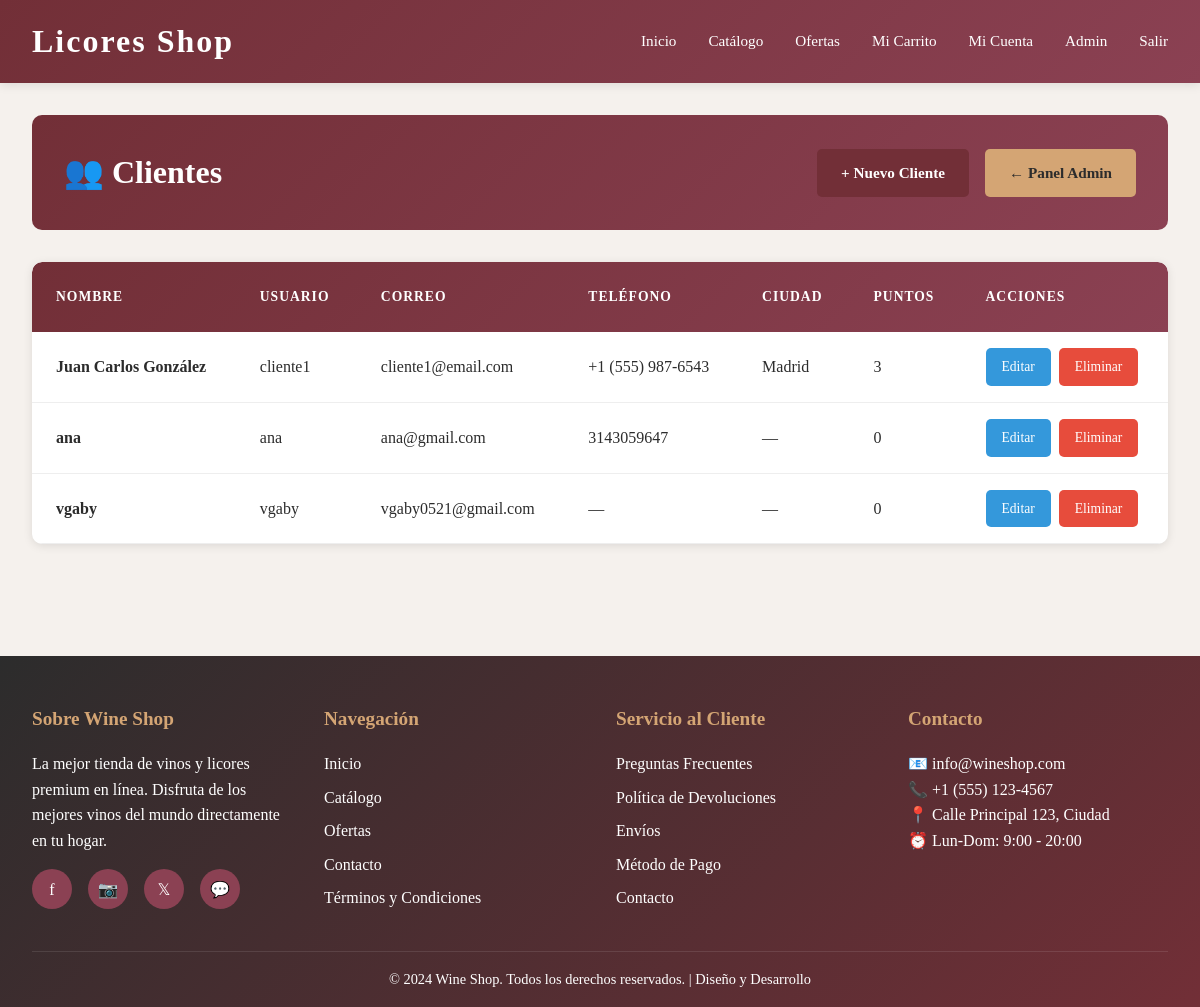
Screenshot of /clientes/ (signed in) with the database file from the repository.
### shop/models.py (models this page shows, shortened)
class Perfil(models.Model):
    TIPOS_USUARIO = [
        ('cliente', 'Cliente'),
        ('proveedor', 'Proveedor'),
        ('admin', 'Administrador'),
    ]
    usuario = models.OneToOneField(User, on_delete=models.CASCADE, related_name='perfil')
    nombre_completo = models.CharField(max_length=200)
    telefono = models.CharField(max_length=20, blank=True)
    direccion = models.TextField(blank=True)
    ciudad = models.CharField(max_length=100, blank=True)
    puntos_recompensa = models.IntegerField(default=0, validators=[MinValueValidator(0)])
    tipo_usuario = models.CharField(max_length=20, choices=TIPOS_USUARIO, default='cliente')
    fecha_registro = models.DateTimeField(auto_now_add=True)

### shop/views.py (the view)
# urls.py: path('clientes/', views.clientes_list, name='clientes_list'),
@admin_required
def clientes_list(request):
    perfiles = Perfil.objects.filter(tipo_usuario='cliente').select_related('usuario').order_by('nombre_completo')
    context = {'clientes': perfiles}
    return render(request, 'crud/clientes_list.html', context)

### shop/views.py (called while the page is built)
def admin_required(view_func):
    @wraps(view_func)
    def wrapper(request, *args, **kwargs):
        if not request.user.is_authenticated:
            return redirect('login')
        if not request.user.is_superuser:
            messages.error(request, 'Acceso denegado. Solo administradores.')
            return redirect('home')
        return view_func(request, *args, **kwargs)
    return wrapper

### templates/crud/clientes_list.html (shortened to what this page needs)
{% extends "crud/base_crud.html" %}
{% block crud_content %}
<div class="crud-header">
    <h1 class="crud-title">👥 Clientes</h1>
    <div class="crud-actions">
        <a href="{% url 'cliente_create' %}" class="btn btn-primary">+ Nuevo Cliente</a>
        <a href="{% url 'admin_panel' %}" class="btn btn-secondary">← Panel Admin</a>
    </div>
</div>
{% if clientes %}
<div class="table-container">
    <table>
        <thead>
            <tr>
                <th>Nombre</th>
                <th>Usuario</th>
                <th>Correo</th>
                <th>Teléfono</th>
                <th>Ciudad</th>
                <th>Puntos</th>
                <th>Acciones</th>
            </tr>
        </thead>
        <tbody>
            {% for cliente in clientes %}
            <tr>
                <td><strong>{{ cliente.nombre_completo }}</strong></td>
                <td>{{ cliente.usuario.username }}</td>
                <td>{{ cliente.usuario.email }}</td>
                <td>{{ cliente.telefono|default:"—" }}</td>
                <td>{{ cliente.ciudad|default:"—" }}</td>
                <td>{{ cliente.puntos_recompensa }}</td>
                <td>
                    <div class="action-buttons">
                        <a href="{% url 'cliente_edit' cliente.id %}" class="btn-small btn-edit">Editar</a>
                        <a href="{% url 'cliente_delete' cliente.id %}" class="btn-small btn-delete">Eliminar</a>
                    </div>
                </td>
            </tr>
            {% endfor %}
        </tbody>
    </table>
</div>
{% endif %}
{% endblock %}

### templates/base.html (style rules this page uses)
* { margin: 0; padding: 0; box-sizing: border-box; }
:root { --primary: #722f37; --secondary: #8b4153; --accent: #d4a574; --light: #f5f1ed; --dark: #2c2c2c; --white: #ffffff; --error: #e74c3c; --success: #27ae60; }
body { font-family: 'Playfair Display', 'Georgia', serif; background-color: var(--light); color: var(--dark); line-height: 1.6; }
.btn { padding: 0.75rem 1.5rem; border: none; border-radius: 5px; font-size: 0.95rem; cursor: pointer; transition: all 0.3s ease; text-decoration: none; display: inline-block; font-family: 'Playfair Display', serif; font-weight: 600; }
.btn-primary { background: var(--primary); color: var(--white); }
.btn-secondary { background: var(--accent); color: var(--dark); }
table { width: 100%; border-collapse: collapse; background: var(--white); border-radius: 10px; overflow: hidden; box-shadow: 0 2px 10px rgba(0,0,0,0.1); }
thead { background: linear-gradient(135deg, var(--primary), var(--secondary)); color: var(--white); }
th { padding: 1rem; text-align: left; font-weight: 600; }
td { padding: 1rem; border-bottom: 1px solid #eee; }

### templates/crud/base_crud.html (style rules this page uses)
.crud-header { background: linear-gradient(135deg, #722f37 0%, #8b4153 100%); color: white; padding: 2rem; margin-bottom: 2rem; border-radius: 10px; display: flex; justify-content: space-between; align-items: center; flex-wrap: wrap; gap: 1rem; }
.crud-title { font-size: 2rem; margin: 0; display: flex; align-items: center; gap: 1rem; }
.crud-actions { display: flex; gap: 1rem; flex-wrap: wrap; }
.table-container { background: white; border-radius: 10px; overflow: hidden; box-shadow: 0 2px 10px rgba(0,0,0,0.1); margin-bottom: 2rem; }
table { width: 100%; border-collapse: collapse; }
thead { background: linear-gradient(135deg, #722f37 0%, #8b4153 100%); color: white; }
th { padding: 1.5rem; text-align: left; font-weight: 600; text-transform: uppercase; font-size: 0.85rem; letter-spacing: 1px; }
td { padding: 1rem 1.5rem; border-bottom: 1px solid #eee; }
.action-buttons { display: flex; gap: 0.5rem; flex-wrap: wrap; }
.btn-small { padding: 0.5rem 1rem; font-size: 0.85rem; border-radius: 5px; text-decoration: none; border: none; cursor: pointer; transition: all 0.3s ease; }
.btn-edit { background: #3498db; color: white; }
.btn-delete { background: #e74c3c; color: white; }

### rows the page displays
Perfil: nombre_completo "Juan Carlos González", usuario.username "cliente1", usuario.email "cliente1@email.com", telefono "+1 (555) 987-6543", ciudad "Madrid", puntos_recompensa "3"
Perfil: nombre_completo "ana", usuario.username "ana", usuario.email "ana@gmail.com", telefono "3143059647", ciudad "—", puntos_recompensa "0"
Perfil: nombre_completo "vgaby", usuario.username "vgaby", usuario.email "vgaby0521@gmail.com", telefono "—", ciudad "—", puntos_recompensa "0"
